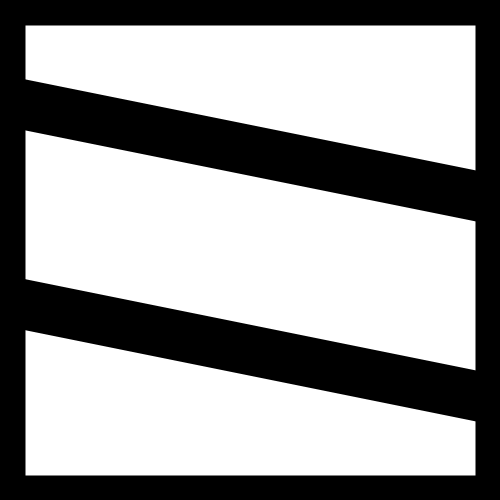
Frame 1 (no input)
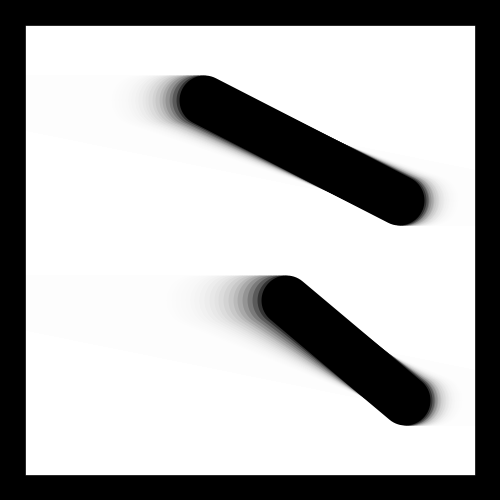
Frame 60 (the mouse pressed at the canvas centre just before this capture)
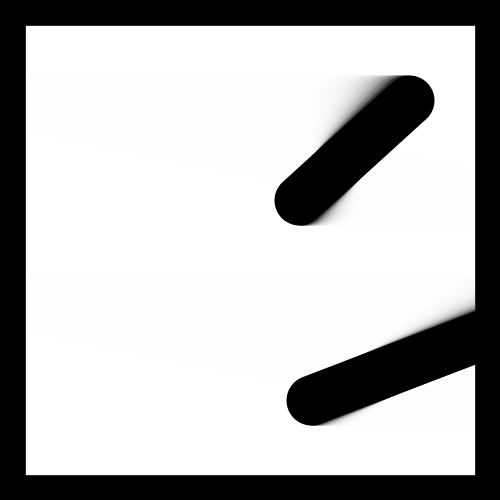
Frame 120 (the mouse held since frame 60 and released just before this capture)

The Processing sketch that drew these frames (run headless with seeded random() and noise(); from frame 60 on, the mouse is pressed at the canvas centre):

// Processing sketch: e11_liniei_powidoki3_key_poprawnie
// ── e11_liniei_powidoki3_key_poprawnie.pde
float v1 = random(0.5, 5.0);
float v2 = random(0.5, 5.0);
float v3 = random(0.5, 5.0);
float v4 = random(0.5, 5.0);

void setup()
{
  size(500, 500);
  strokeWeight(50);
  stroke(0);
  fill(255, 50);
  background(255);
}

void draw()
{
  rect(0, 0, width, height);
  line(frameCount*v1, height*0.2, width-frameCount*v2, height*0.4);
  line(frameCount*v3, height*0.6, width-frameCount*v4, height*0.8);
}

void keyPressed()
{
  background(255);
  frameCount = 0;
  v1 = random(0.5, 5.0);
  v2 = random(0.5, 5.0);
  v3 = random(0.5, 5.0);
  v4 = random(0.5, 5.0);
}
